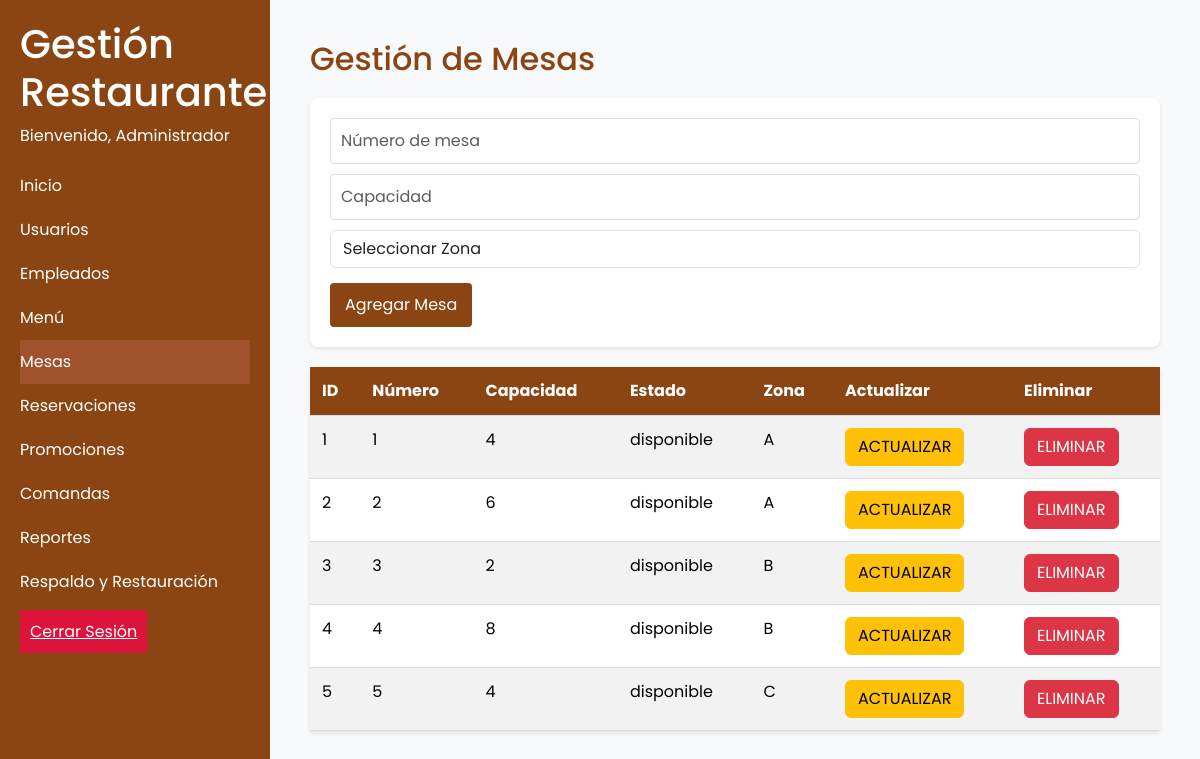
Page /PRUEBA..PHP (signed in) on the earlier database version.
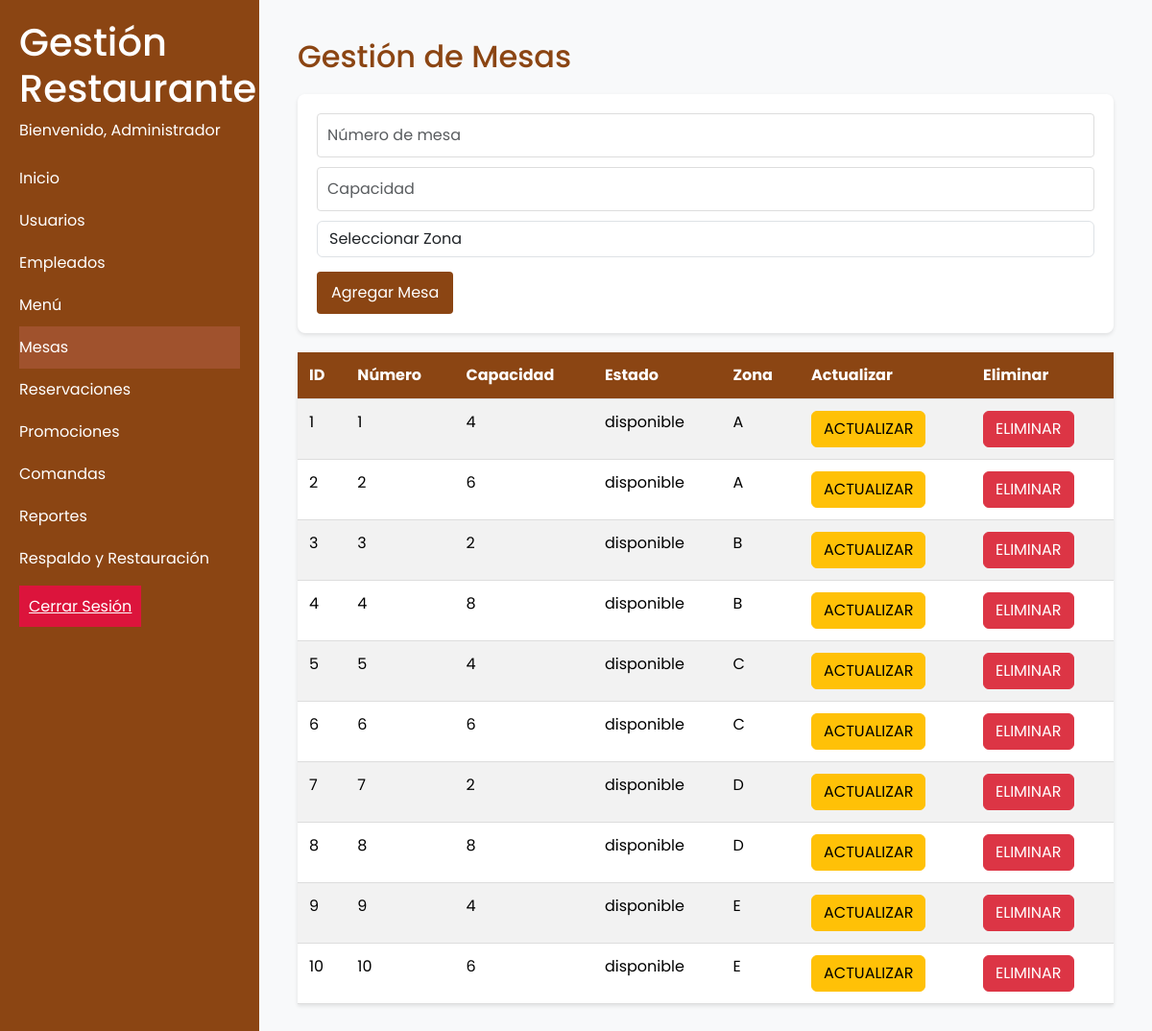
Same page on the later database version.
### tables this page shows
CREATE TABLE mesas (
    id INT AUTO_INCREMENT PRIMARY KEY,
    numero INT NOT NULL,
    capacidad INT NOT NULL,
    estado ENUM('disponible', 'ocupada', 'reservada') NOT NULL,
    ultima_actualizacion TIMESTAMP DEFAULT CURRENT_TIMESTAMP,
    zona_id INT,
    FOREIGN KEY (zona_id) REFERENCES zonas(id) ON UPDATE CASCADE ON DELETE CASCADE
);

CREATE TABLE zonas (
    id INT AUTO_INCREMENT PRIMARY KEY,
    nombre CHAR(1) NOT NULL
);

### PRUEBA..PHP (the view, shortened to what this page needs)
<?php
if(isset($_SESSION['usuario'])){
$currentPage = 'mesas';
include 'includes/header.php';
include 'Static/connect/db.php';
?>
<div class="content">
    <h2>Gestión de Mesas</h2>
    <form class="user-form needs-validation" action="RMesa.php" method="POST" novalidate>
        <div class="form-group">
            <input type="number" class="form-control" name="numero" placeholder="Número de mesa" required>
        </div>
        <div class="form-group">
            <input type="number" class="form-control" name="capacidad" placeholder="Capacidad" required>
        </div>
        <div class="form-group">
            <select name="zona" class="form-control" required>
                <option value="">Seleccionar Zona</option>
            </select>
        </div>
        <button class="btn btn-primary" type="submit">Agregar Mesa</button>
    </form>
    <table class="table table-striped user-table">
        <thead>
            <tr>
                <th>ID</th>
                <th>Número</th>
                <th>Capacidad</th>
                <th>Estado</th>
                <th>Zona</th>
                <th>Actualizar</th>
                <th>Eliminar</th>
            </tr>
        </thead>
        <tbody>
        <?php
        $query = "SELECT m.*, z.nombre as zona_nombre FROM mesas m
                  LEFT JOIN zonas z ON m.zona_id = z.id
                  ORDER BY m.numero";
        $resul = mysqli_query($conn, $query);
        while($row = mysqli_fetch_array($resul)){ ?>
            <tr>
                <td><?php echo $row['id']; ?></td>
                <td><?php echo $row['numero']; ?></td>
                <td><?php echo $row['capacidad']; ?></td>
                <td><?php echo $row['estado']; ?></td>
                <td><?php echo $row['zona_nombre']; ?></td>
                <td>
                    <a href="actualizarMesa.php?id=<?php echo $row['id']?>" class="btn btn-warning">ACTUALIZAR</a>
                </td>
                <td>
                    <button class="btn btn-danger" data-toggle="modal" data-target="#confirmDeleteModal" data-id="<?php echo $row['id']?>">ELIMINAR</button>
                </td>
            </tr>
        <?php } ?>
        </tbody>
    </table>
</div>
<?php
include 'includes/footer.php';
} else {
    header("Location: login.php");
}
?>

### includes/header.php (shortened to what this page needs)
<?php
$usuarioRol = $_SESSION['rolUsuario'];
$nombreUsuario = $_SESSION['usuario'];
?>
<!DOCTYPE html>
<html lang="es">
<head>
    <link href="https://cdn.jsdelivr.net/npm/bootstrap@5.3.3/dist/css/bootstrap.min.css" rel="stylesheet">
    <link rel="stylesheet" type="text/css" href="Static/css/styles.css">
</head>
<body>
    <div class="container-fluid p-0">
        <div class="d-flex">
        <nav class="sidebar">
            <h1>Gestión Restaurante</h1>
            <?php if ($usuarioRol == 'administrador'){
                $nombreUsuario = 'Administrador';
            }?>
            <p>Bienvenido, <?php echo ucfirst($nombreUsuario); ?></p>
            <ul>
                <?php if ($usuarioRol == 'administrador'): ?>
                    <li><a href="admin.php" <?php echo ($currentPage == 'inicio') ? 'class="active"' : ''; ?>>Inicio</a></li>
                    <li><a href="usuarios.php" <?php echo ($currentPage == 'usuarios') ? 'class="active"' : ''; ?>>Usuarios</a></li>
                    <li><a href="empleados.php" <?php echo ($currentPage == 'empleados') ? 'class="active"' : ''; ?>>Empleados</a></li>
                    <li><a href="menu.php" <?php echo ($currentPage == 'menu') ? 'class="active"' : ''; ?>>Menú</a></li>
                    <li><a href="mesas.php" <?php echo ($currentPage == 'mesas') ? 'class="active"' : ''; ?>>Mesas</a></li>
                    <li><a href="reservaciones.php" <?php echo ($currentPage == 'reservaciones') ? 'class="active"' : ''; ?>>Reservaciones</a></li>
                    <li><a href="promociones.php" <?php echo ($currentPage == 'promociones') ? 'class="active"' : ''; ?>>Promociones</a></li>
                    <li><a href="comandas.php" <?php echo ($currentPage == 'comandas') ? 'class="active"' : ''; ?>>Comandas</a></li>
                    <li><a href="reportes.php" <?php echo ($currentPage == 'reportes') ? 'class="active"' : ''; ?>>Reportes</a></li>
                    <li><a href="respaldo.php" <?php echo ($currentPage == 'respaldo') ? 'class="active"' : ''; ?>>Respaldo y Restauración</a></li>
                <?php endif; ?>
            </ul>
            <a class="logout" href="logout.php">Cerrar Sesión</a>
        </nav>
        <main class="content">

### includes/footer.php
</main>
    </div>
</body>
</html>

### Static/css/styles.css (style rules this page uses)
html, body { height: 100%; margin: 0; padding: 0; font-family: 'Poppins', sans-serif; }
body { margin: 0; padding: 0; min-height: 100vh; background-color: #f8f9fa; }
.container-fluid { padding: 0; margin: 0; }
.sidebar { background-color: #8B4513; color: white; width: 270px; padding: 20px; min-height: 100vh; overflow-y: auto; flex-shrink: 0; }
.content { flex-grow: 1; padding: 20px; height: 100vh; overflow-y: auto; }
.sidebar h1 { margin-top: 0; }
.sidebar ul { list-style-type: none; padding: 0; }
.sidebar li a { color: white; text-decoration: none; display: block; padding: 10px 0; }
.sidebar li a.active { background-color: #A0522D; }
.logout { background-color: #DC143C; color: white; border: none; padding: 10px; width: 100%; margin-top: 20px; cursor: pointer; }
input:invalid { animation: shake 0.3s; }
.content h2 { color: #8B4513; margin-bottom: 20px; }
.user-form { background-color: #fff; padding: 20px; border-radius: 8px; box-shadow: 0 2px 4px rgba(0,0,0,0.1); margin-bottom: 20px; }
.user-form input { display: block; width: 100%; padding: 10px; margin-bottom: 10px; border: 1px solid #ddd; border-radius: 4px; font-size: 16px; }
.user-form button { background-color: #8B4513; color: white; padding: 10px 15px; border: none; border-radius: 4px; cursor: pointer; font-size: 16px; }
.user-table { width: 100%; border-collapse: collapse; background-color: #fff; box-shadow: 0 2px 4px rgba(0,0,0,0.1); }
.user-table th, .user-table td { padding: 12px; text-align: left; border-bottom: 1px solid #ddd; }
.user-table th { background-color: #8B4513; color: white; }
.user-table tr:nth-child(even) { background-color: #f9f9f9; }
.form-control { margin-bottom: 15px; }

Differences in the rows shown:
added mesas: id "6", numero "6", capacidad "6", estado "disponible", zona.nombre "C"
added mesas: id "7", numero "7", capacidad "2", estado "disponible", zona.nombre "D"
added mesas: id "8", numero "8", capacidad "8", estado "disponible", zona.nombre "D"
added mesas: id "9", numero "9", capacidad "4", estado "disponible", zona.nombre "E"
added mesas: id "10", numero "10", capacidad "6", estado "disponible", zona.nombre "E"
